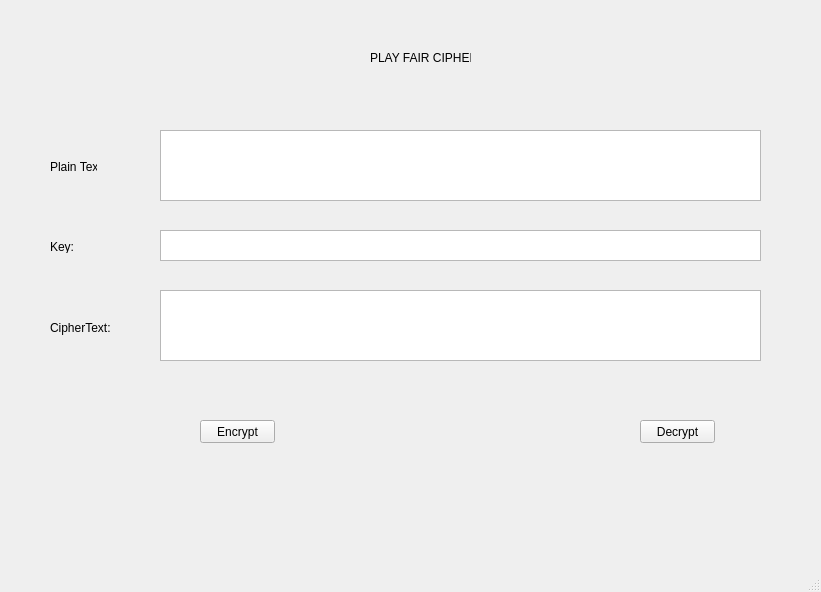
<?xml version="1.0" encoding="UTF-8"?>
<ui version="4.0">
 <class>MainWindow</class>
 <widget class="QMainWindow" name="MainWindow">
  <property name="geometry">
   <rect>
    <x>0</x>
    <y>0</y>
    <width>821</width>
    <height>592</height>
   </rect>
  </property>
  <property name="windowTitle">
   <string>MainWindow</string>
  </property>
  <widget class="QWidget" name="centralwidget">
   <widget class="QLabel" name="label">
    <property name="geometry">
     <rect>
      <x>50</x>
      <y>160</y>
      <width>47</width>
      <height>13</height>
     </rect>
    </property>
    <property name="text">
     <string>Plain Text:</string>
    </property>
   </widget>
   <widget class="QPlainTextEdit" name="PlainText_plt">
    <property name="geometry">
     <rect>
      <x>160</x>
      <y>130</y>
      <width>601</width>
      <height>71</height>
     </rect>
    </property>
   </widget>
   <widget class="QLabel" name="label_2">
    <property name="geometry">
     <rect>
      <x>50</x>
      <y>240</y>
      <width>47</width>
      <height>13</height>
     </rect>
    </property>
    <property name="text">
     <string>Key:</string>
    </property>
   </widget>
   <widget class="QPlainTextEdit" name="CipherText_plt">
    <property name="geometry">
     <rect>
      <x>160</x>
      <y>290</y>
      <width>601</width>
      <height>71</height>
     </rect>
    </property>
   </widget>
   <widget class="QLabel" name="label_3">
    <property name="geometry">
     <rect>
      <x>50</x>
      <y>320</y>
      <width>61</width>
      <height>16</height>
     </rect>
    </property>
    <property name="text">
     <string>CipherText:</string>
    </property>
   </widget>
   <widget class="QLabel" name="label_4">
    <property name="geometry">
     <rect>
      <x>370</x>
      <y>50</y>
      <width>101</width>
      <height>16</height>
     </rect>
    </property>
    <property name="text">
     <string>PLAY FAIR CIPHER</string>
    </property>
   </widget>
   <widget class="QPushButton" name="Encrypt_pb">
    <property name="geometry">
     <rect>
      <x>200</x>
      <y>420</y>
      <width>75</width>
      <height>23</height>
     </rect>
    </property>
    <property name="text">
     <string>Encrypt</string>
    </property>
   </widget>
   <widget class="QPushButton" name="Decrypt_pb">
    <property name="geometry">
     <rect>
      <x>640</x>
      <y>420</y>
      <width>75</width>
      <height>23</height>
     </rect>
    </property>
    <property name="text">
     <string>Decrypt</string>
    </property>
   </widget>
   <widget class="QPlainTextEdit" name="Key_plt">
    <property name="geometry">
     <rect>
      <x>160</x>
      <y>230</y>
      <width>601</width>
      <height>31</height>
     </rect>
    </property>
   </widget>
  </widget>
  <widget class="QMenuBar" name="menubar">
   <property name="geometry">
    <rect>
     <x>0</x>
     <y>0</y>
     <width>821</width>
     <height>21</height>
    </rect>
   </property>
  </widget>
  <widget class="QStatusBar" name="statusbar"/>
 </widget>
 <resources/>
 <connections/>
</ui>
